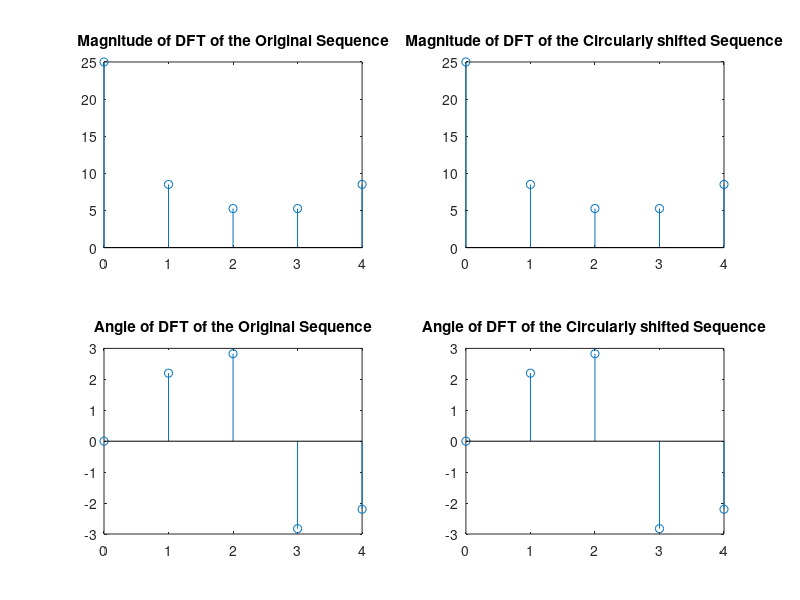

This chart was generated by the following MATLAB code:
% 3. Circular time shift property of DFT

clc;
clear all;
close all;

x = [1 3 5 7 9];

N = length(x) - 1;
n = 0:N;

M = input('enter the shift: ');

if abs(M) > length(x)
    M = rem(M, length(X));
end

if M < 0
    M = M + length(x);
end

y = [x(M+1:length(x)) x(1:M)];
xf = fft(x);
yf = fft(y);

subplot(2,2,1),stem(n,abs(xf));
title('Magnitude of DFT of the Original Sequence');

subplot(2,2,2),stem(n,abs(yf));
title('Magnitude of DFT of the Circularly shifted Sequence');

subplot(2,2,3),stem(n,angle(xf));
title('Angle of DFT of the Original Sequence');

subplot(2,2,4),stem(n,angle(yf));
title('Angle of DFT of the Circularly shifted Sequence');






